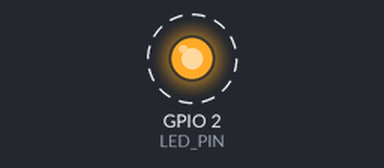
Recording of a program running on a simulated ESP32. On the bench: output pins drawn as LEDs (lit = HIGH). Dashed ring = blinking.

Above: at 0.5 s.
Timing chart, 0 to 4.6 s (numbered marks = the images above):
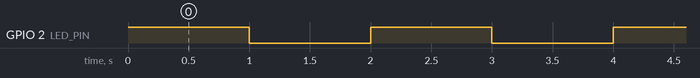

Measured:
- by itself, GPIO 2 (LED_PIN): alternates HIGH for 1.0 s and LOW for 1.0 s

The program:

main.cpp
```cpp
// prpject - ESP32_Lesson_001
#include <Arduino.h>

#define LED_PIN 2

// Sumylyator
//  https://wokwi.com/projects/new/esp32

void setup() //////
{
  // put your setup code here, to run once:
  pinMode(LED_PIN, OUTPUT);
}

void loop()
{
  // put your main code here, to run repeatedly:
  digitalWrite(LED_PIN, true);
  delay(1000);
  digitalWrite(LED_PIN, false);
  delay(1000);
}

// put function definitions here:

/*
#include errors detected. Please update your includePath.
Squiggles are disabled for this translation unit
(/home/lessons/Documents/PlatformIO
/Projects/ESP32_Lesson_001/src/main.cpp).C/C++(1696)
cannot open source file "sys/reent.h" (dependency of "Arduino.h")C/C++(1696)
*/
```
